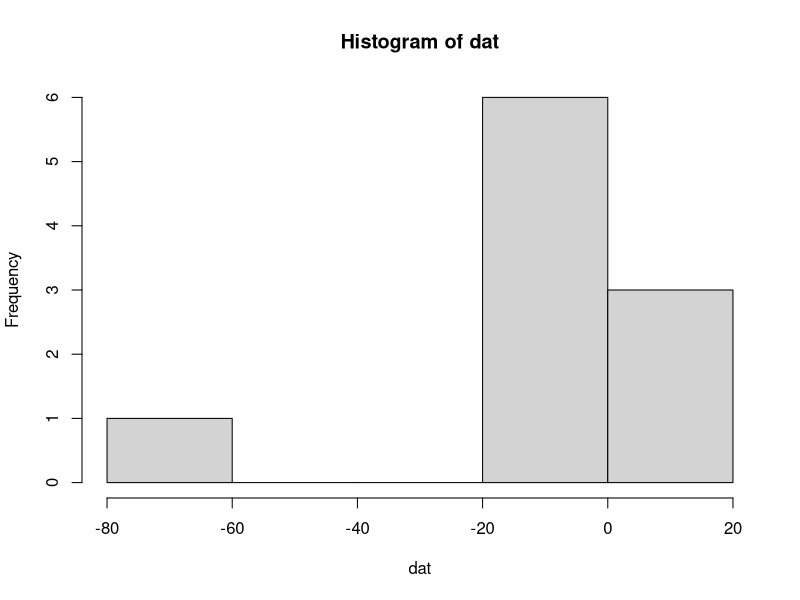

Write R code to recreate this figure.

# Exercise 8.5-4  --------------------------------------------------------
# ordered stats

# read the data
dat <- scan('Data415/E8_5-04.txt')
hist(dat)

# a) sign test
sample_in_order = sort(dat)
sample_in_order
# [1] -74.0216  -5.9848  -3.0678  -1.9415  -1.0962  -0.7757  -0.0790   0.5901
# [9]   3.8545   9.3820


median(sample_in_order)

# find how many numbers are more than 0
sum(dat > 0) # 3

# b) wilcoxon sign test
diff_abs = abs(dat - 0)
rank_obs = rank(diff_abs) # corrected to rank() from order()

W = -sum(rank_obs[1:7]) + sum(rank_obs[8:10]) # -9

n = length(dat)
Z = (W - 0)/sqrt(n * (n+1) * (2*n + 1)/6) # -0.9683

# use R base function
wilcox.test(dat, mu = 0, alternative = "two.sided")
# V = 18, p-value = 0.375
# alternative hypothesis: true location is not equal to 0
